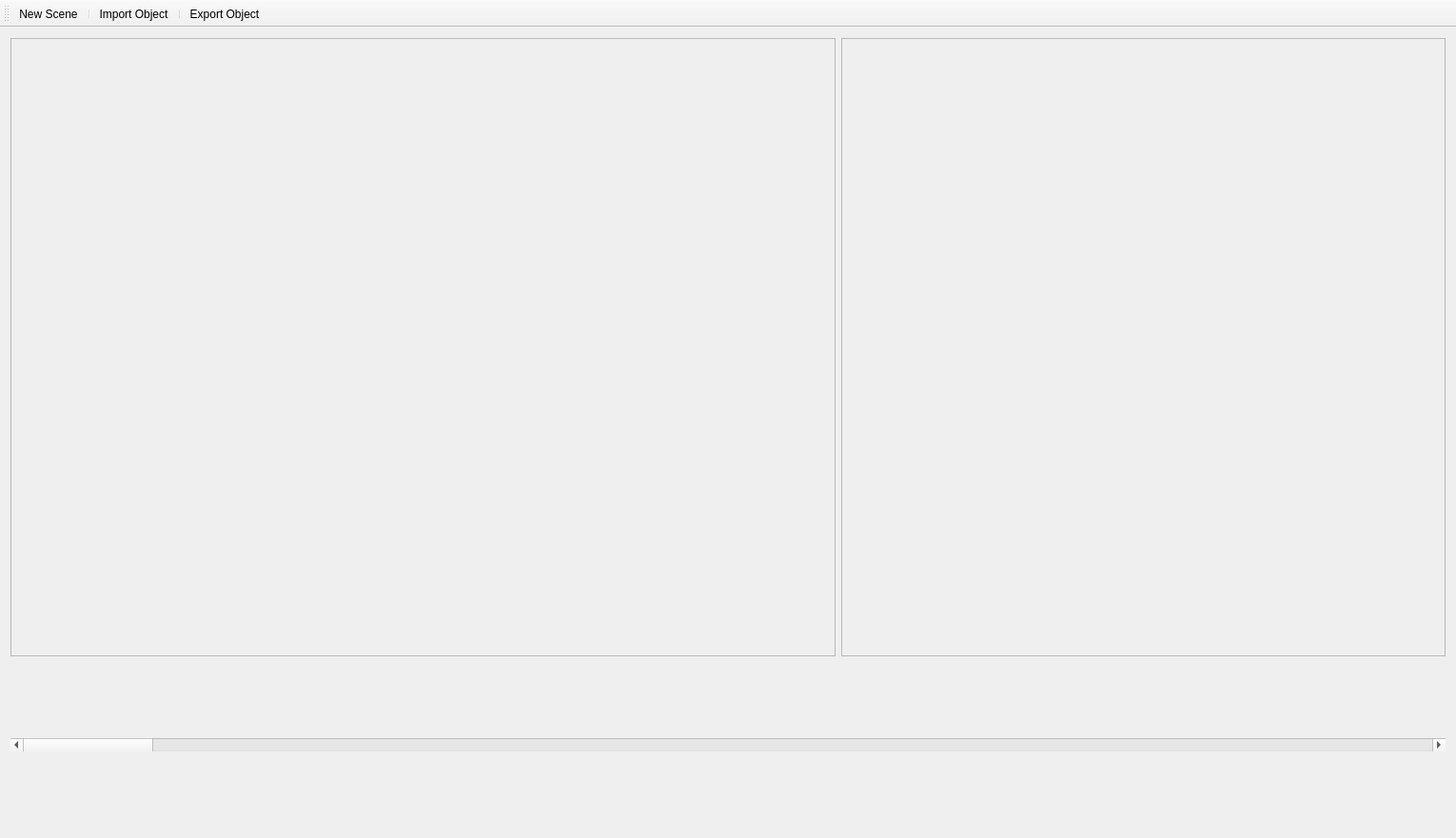
<?xml version="1.0" encoding="UTF-8"?>
<ui version="4.0">
 <class>MainWindow</class>
 <widget class="QMainWindow" name="MainWindow">
  <property name="windowModality">
   <enum>Qt::ApplicationModal</enum>
  </property>
  <property name="geometry">
   <rect>
    <x>0</x>
    <y>0</y>
    <width>1530</width>
    <height>881</height>
   </rect>
  </property>
  <property name="sizePolicy">
   <sizepolicy hsizetype="Expanding" vsizetype="Expanding">
    <horstretch>0</horstretch>
    <verstretch>0</verstretch>
   </sizepolicy>
  </property>
  <property name="windowTitle">
   <string>Foldabilizer</string>
  </property>
  <property name="windowIcon">
   <iconset resource="Resources/Resource.qrc">
    <normaloff>:/Resources/icon.png</normaloff>:/Resources/icon.png</iconset>
  </property>
  <widget class="QWidget" name="centralWidget">
   <layout class="QHBoxLayout" name="horizontalLayout">
    <item>
     <layout class="QVBoxLayout" name="quickViewLayout">
      <item>
       <layout class="QHBoxLayout" name="DesignEvalLayout">
        <item>
         <widget class="QFrame" name="designFrame">
          <property name="sizePolicy">
           <sizepolicy hsizetype="Expanding" vsizetype="Preferred">
            <horstretch>0</horstretch>
            <verstretch>0</verstretch>
           </sizepolicy>
          </property>
          <property name="minimumSize">
           <size>
            <width>650</width>
            <height>650</height>
           </size>
          </property>
          <property name="frameShape">
           <enum>QFrame::StyledPanel</enum>
          </property>
          <property name="frameShadow">
           <enum>QFrame::Raised</enum>
          </property>
         </widget>
        </item>
        <item>
         <widget class="QFrame" name="evalFrame">
          <property name="sizePolicy">
           <sizepolicy hsizetype="Preferred" vsizetype="Preferred">
            <horstretch>0</horstretch>
            <verstretch>0</verstretch>
           </sizepolicy>
          </property>
          <property name="minimumSize">
           <size>
            <width>635</width>
            <height>650</height>
           </size>
          </property>
          <property name="maximumSize">
           <size>
            <width>820</width>
            <height>16777215</height>
           </size>
          </property>
          <property name="frameShape">
           <enum>QFrame::StyledPanel</enum>
          </property>
          <property name="frameShadow">
           <enum>QFrame::Raised</enum>
          </property>
         </widget>
        </item>
       </layout>
      </item>
      <item>
       <layout class="QHBoxLayout" name="thumbLayout">
        <property name="spacing">
         <number>1</number>
        </property>
        <item>
         <widget class="QWidget" name="thumbArea" native="true">
          <property name="sizePolicy">
           <sizepolicy hsizetype="MinimumExpanding" vsizetype="Preferred">
            <horstretch>0</horstretch>
            <verstretch>0</verstretch>
           </sizepolicy>
          </property>
          <property name="minimumSize">
           <size>
            <width>713</width>
            <height>100</height>
           </size>
          </property>
          <property name="maximumSize">
           <size>
            <width>16777215</width>
            <height>16777215</height>
           </size>
          </property>
          <layout class="QVBoxLayout" name="verticalLayout">
           <property name="spacing">
            <number>0</number>
           </property>
           <property name="margin">
            <number>0</number>
           </property>
           <item>
            <layout class="QHBoxLayout" name="ThumbGrid">
             <property name="spacing">
              <number>1</number>
             </property>
            </layout>
           </item>
           <item>
            <widget class="QScrollBar" name="horizontalScrollBar">
             <property name="sizePolicy">
              <sizepolicy hsizetype="Expanding" vsizetype="Fixed">
               <horstretch>0</horstretch>
               <verstretch>0</verstretch>
              </sizepolicy>
             </property>
             <property name="orientation">
              <enum>Qt::Horizontal</enum>
             </property>
            </widget>
           </item>
          </layout>
         </widget>
        </item>
       </layout>
      </item>
     </layout>
    </item>
   </layout>
  </widget>
  <widget class="QToolBar" name="mainToolBar">
   <property name="windowTitle">
    <string>Main Toolbar</string>
   </property>
   <property name="toolButtonStyle">
    <enum>Qt::ToolButtonTextBesideIcon</enum>
   </property>
   <attribute name="toolBarArea">
    <enum>TopToolBarArea</enum>
   </attribute>
   <attribute name="toolBarBreak">
    <bool>false</bool>
   </attribute>
   <addaction name="actionNewScene"/>
   <addaction name="separator"/>
   <addaction name="actionImportObject"/>
   <addaction name="separator"/>
   <addaction name="actionExportObject"/>
  </widget>
  <action name="actionNewScene">
   <property name="icon">
    <iconset resource="Resources/Resource.qrc">
     <normaloff>:/Resources/toolIcons/newScene.png</normaloff>:/Resources/toolIcons/newScene.png</iconset>
   </property>
   <property name="text">
    <string>New Scene</string>
   </property>
   <property name="autoRepeat">
    <bool>true</bool>
   </property>
  </action>
  <action name="actionImportObject">
   <property name="icon">
    <iconset resource="Resources/Resource.qrc">
     <normaloff>:/Resources/toolIcons/insertObject.png</normaloff>:/Resources/toolIcons/insertObject.png</iconset>
   </property>
   <property name="text">
    <string>Import Object</string>
   </property>
   <property name="toolTip">
    <string>Import Object</string>
   </property>
  </action>
  <action name="actionExportObject">
   <property name="icon">
    <iconset resource="Resources/Resource.qrc">
     <normaloff>:/Resources/toolIcons/export.png</normaloff>:/Resources/toolIcons/export.png</iconset>
   </property>
   <property name="text">
    <string>Export Object</string>
   </property>
   <property name="toolTip">
    <string>Export Object</string>
   </property>
   <property name="autoRepeat">
    <bool>true</bool>
   </property>
  </action>
 </widget>
 <layoutdefault spacing="6" margin="11"/>
 <resources>
  <include location="Resources/Resource.qrc"/>
 </resources>
 <connections/>
</ui>
